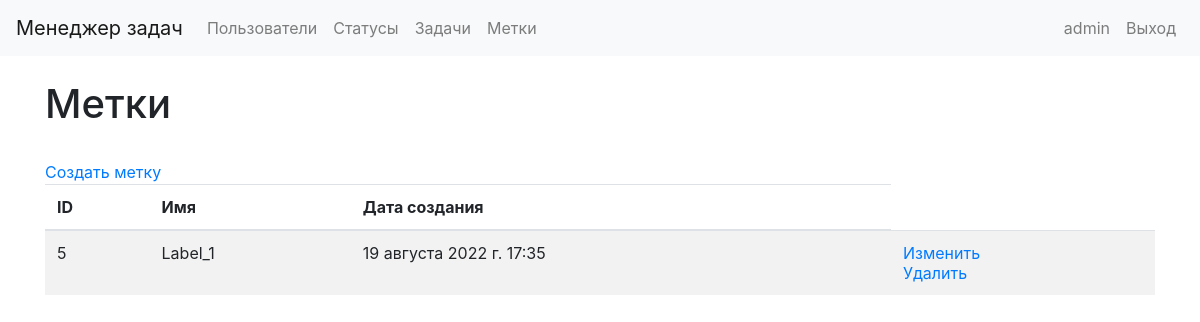
The page /labels/ (signed in) on the database as committed earlier.
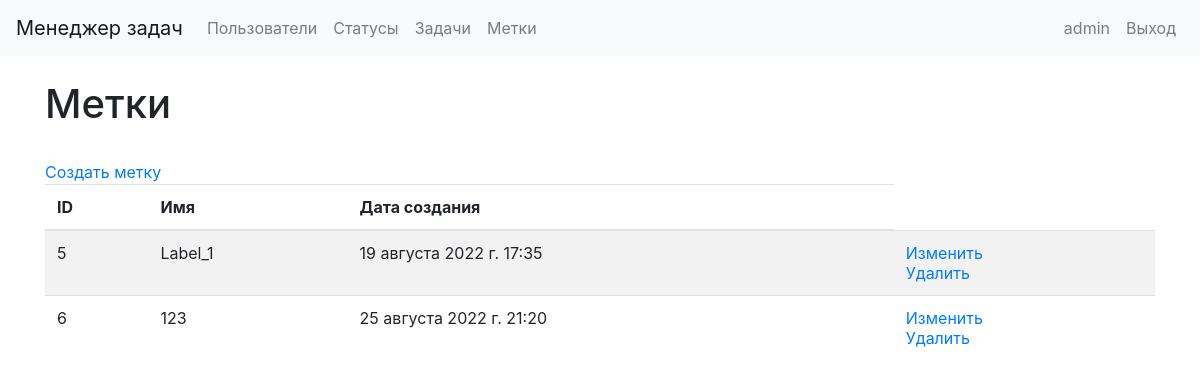
The same page on the database as committed later.
### task_manager/models.py (models this page shows, shortened)
class Label(models.Model):
    name = models.CharField(max_length=100, unique=True)
    time_create = models.DateTimeField(auto_now_add=True)

### task_manager/views.py (the view)
# urls.py: path('labels/', views.LabelList.as_view(), name='labels_list'),
class LabelList(LoginRequiredMixin, ListView):
    model = Label
    template_name = "labels_list.html"
    login_url = reverse_lazy('user_login')
    def dispatch(self, request, *args, **kwargs):
        if not request.user.is_authenticated:
            messages.error(request, _("Вы не авторизованы! Пожалуйста, выполните вход."))
            return redirect('user_login')
        return super().dispatch(request, *args, **kwargs)

### task_manager/templates/labels_list.html
{% extends 'base.html' %}
{% load i18n %}
{% block content %}
    <div class="container wrapper flex-grow-1">
        <br>
        <h1>{% translate "Метки" %}</h1>
        <br>
        <a href="{% url 'labels_create' %}">{% translate "Создать метку" %}</a>
        <table class="table table-striped">
            <thead>
                <tr>
                    <th>{% translate "ID" %}</th>
                    <th>{% translate "Имя" %}</th>
                    <th>{% translate "Дата создания" %}</th>
                </tr>
            </thead>
            <tbody>
                {% for l in object_list %}
                <tr>
                    <td>{{l.id}}</td>
                    <td>{{l.name}}</td>
                    <td>{{l.time_create}}</td>
                    <td>
                        <a href="{% url 'labels_update' pk=l.id %}">{% translate "Изменить" %}</a>
                        <br>
                        <a href="{% url 'labels_delete' pk=l.id %}">{% translate "Удалить" %}</a>
                    </td>
                </tr>
                {% endfor %}
            </tbody>
        </table>
    </div>
{% endblock %}

Rows that differ between the two databases and show on the page:
added Label: id "6", name "123", time_create "25 августа 2022 г. 21:20"
